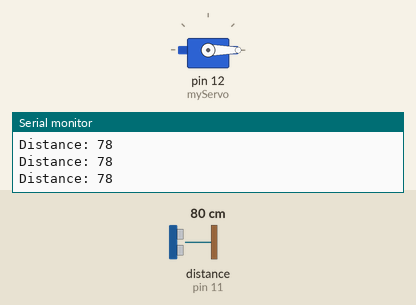
Simulated run of this sketch. Board: Arduino Uno, built with avr-gcc and run on an emulated ATmega328P. On the bench: servo, the last lines printed to the serial monitor. Wiring (inferred from the names in the program): ultrasonic range finder: trigger pin 10; echo pin 11. Inputs (shaded band) come from the test bench; at power-on: distance to the obstacle (sensor on pin 11) 80 cm. The echo pulse lasts 58.3 µs per cm.

Above: at 1.2 s.
1.3 s: distance to the obstacle (sensor on pin 11) set to 22 cm
2.8 s: distance to the obstacle (sensor on pin 11) set to 18 cm
At 4.3 s:
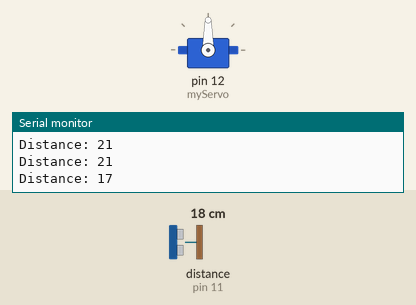
5.8 s: distance to the obstacle (sensor on pin 11) set to 299 cm
At 6.8 s:
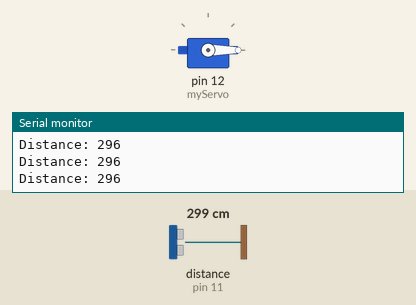
7.3 s: distance to the obstacle (sensor on pin 11) set to 2 cm
At 8.6 s:
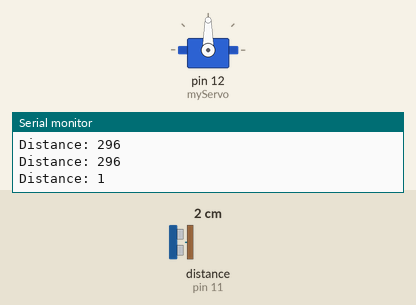
Timing chart, 0 to 11.3 s (numbered marks = the images above; inputs shaded):
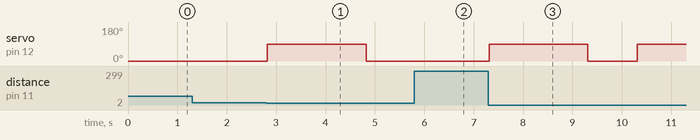

Measured:
- the behaviour switches between 21 and 20 cm on distance to the obstacle (sensor on pin 11) (found by bisection; images 0 and 1)
- after the input at 2.8 s, servo on pin 12 (myServo): 0° → 90° at once, → 0° 2.0 s later
- after the input at 5.8 s, servo on pin 12 (myServo): stays 0° (without the input it goes to 90° after 0.02 s)
- after the input at 7.3 s, servo on pin 12 (myServo): 0° → 90° at once, → 0° 2.0 s later, → 90° 1.0 s later

The sketch:

sketch_may22a.ino
```cpp
//Project Title: Smart Dustbin
//Author: Saleh Sadid Mir, CSE, KUET

#include <Servo.h>

const int trigPin = 10;
const int echoPin = 11;
long duration;
int distance;
Servo myServo;

void setup() {
  pinMode(trigPin, OUTPUT);
  pinMode(echoPin, INPUT);
  Serial.begin(9600);
  myServo.attach(12);
  myServo.write(0);
}

void loop() {

  distance = calculateDistance();
  Serial.print("Distance: ");
  Serial.println(distance);


  if (distance > 0 && distance < 20) {
    myServo.write(90);
    delay(2000);
    myServo.write(0);
    delay(1000);
  }
}


int calculateDistance() {
  digitalWrite(trigPin, LOW);
  delayMicroseconds(2);
  digitalWrite(trigPin, HIGH);
  delayMicroseconds(10);
  digitalWrite(trigPin, LOW);
  duration = pulseIn(echoPin, HIGH);
  distance = duration * 0.034 / 2;
  return distance;
}
```
